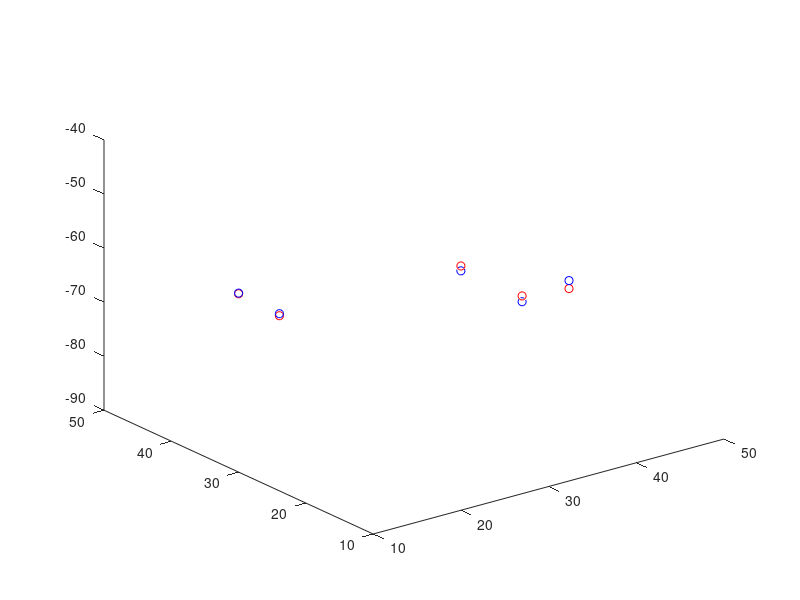

MATLAB code for this plot:
clc; clear all; close all;

x = [30, 40, 10, 20, 50]; y = [50, 20, 30, 10, 40];
z = [-81.3, -63.5, -57.0, -44.8, -80.7];
A = [ones(5,1), x', y'];
c = A \ z'
plot3(x,y,z, 'ro')
plane = @(x,y) c(1) + c(2) .* x + c(3) .* y;
hold on; plot3(x,y, plane(x,y), 'bo');
plane(10, 10)